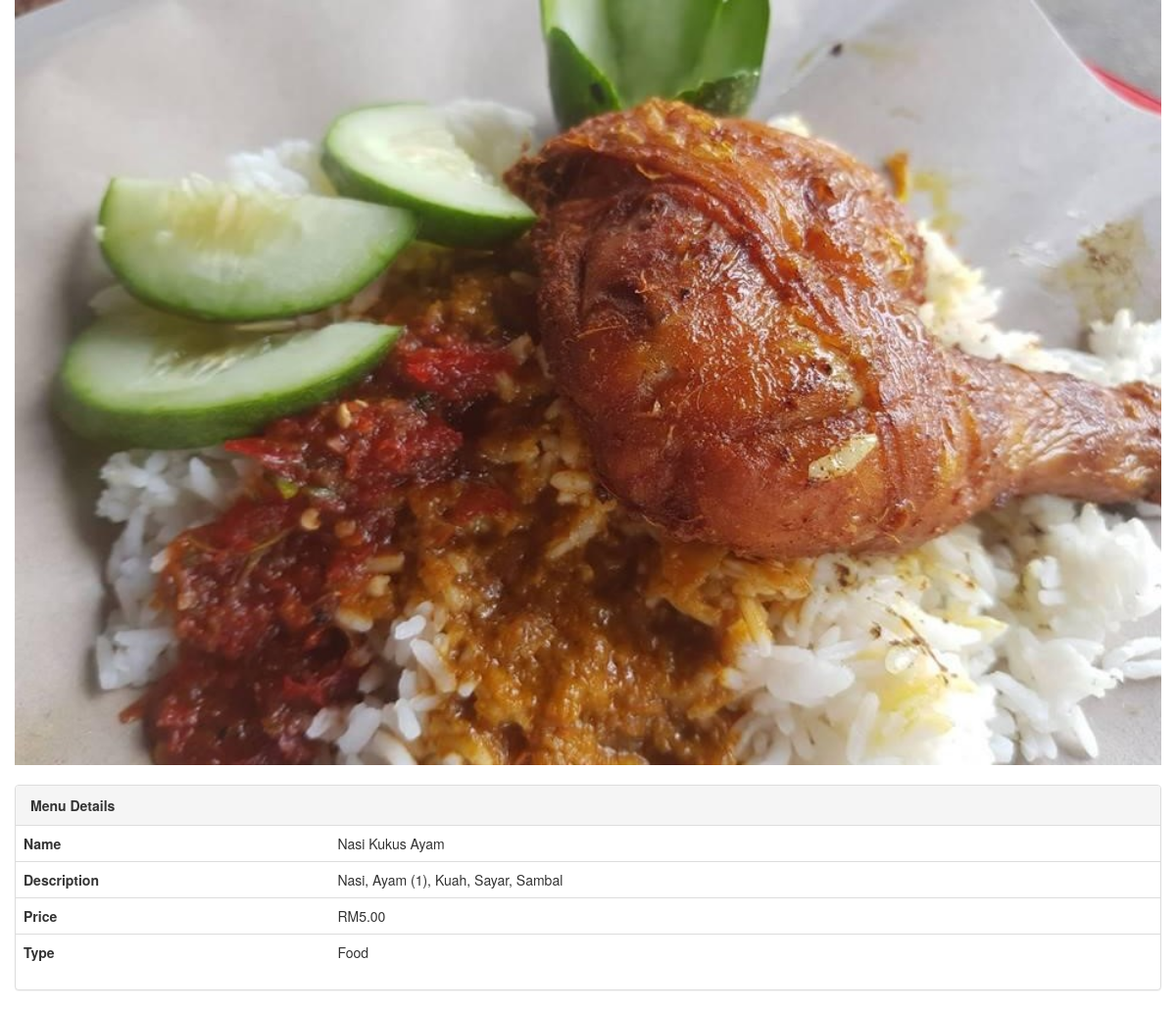
/menu_detailsnobutton.php?pid=1, run on the app's committed database.
### tables this page shows
CREATE TABLE `menu` (
  `menuid` int(255) NOT NULL,
  `menuname` varchar(255) NOT NULL,
  `menudescription` varchar(255) NOT NULL,
  `menuprice` decimal(9,2) DEFAULT NULL,
  `menutype` varchar(255) NOT NULL,
  `menuphoto` varchar(255) NOT NULL
);

### menu_detailsnobutton.php (the view, shortened to what this page needs)
<?php
  include_once 'database.php';
?>
<!DOCTYPE html>
<html>
<head>
    <link href="css/bootstrap.min.css" rel="stylesheet">
<body>
<?php
try {
  $conn = new PDO("mysql:host=$servername;dbname=$dbname", $username, $password);
  $conn->setAttribute(PDO::ATTR_ERRMODE, PDO::ERRMODE_EXCEPTION);
    $stmt = $conn->prepare("SELECT * FROM menu WHERE menuid = :pid");
  $stmt->bindParam(':pid', $pid, PDO::PARAM_STR);
  $stmt->execute();
  $readrow = $stmt->fetch(PDO::FETCH_ASSOC);
  }
catch(PDOException $e) {
    echo "Error: " . $e->getMessage();
}
?>
<div class="container-fluid">
  <tr>
      <?php if ($readrow['menuphoto'] == "" ) { ?>
      <img src="photos/noimagerip.jpg" class="img-responsive" width="100%" height="100%">
      <?php } else { ?>
      <img src="photos/<?php echo $readrow['menuphoto'] ?>" class="img-responsive" width="100%" height="100%">
      <?php } ?>
        </tr>
      <div class="panel panel-default">
      <div class="panel-heading">
      <strong>Menu Details</strong></div>
      <table class="table">
        <tr>
          <td><strong>Name</strong></td>
          <td><?php echo $readrow['menuname'] ?></td>
        </tr>
        <tr>
          <td><strong>Description</strong></td>
          <td><?php echo $readrow['menudescription'] ?></td>
        </tr>
        <tr>
          <td><strong>Price</strong></td>
          <td>RM<?php echo $readrow['menuprice'] ?></td>
        </tr>
        <tr>
          <td><strong>Type</strong></td>
          <td><?php echo $readrow['menutype'] ?></td>
        </tr>
      </table>
      </div>
       </div>
</body>
</head>
</html>

### data on the page
menu: menuphoto (picture), menuname "Nasi Kukus Ayam", menudescription "Nasi, Ayam (1), Kuah, Sayar, Sambal", menuprice "5.00", menutype "Food"
